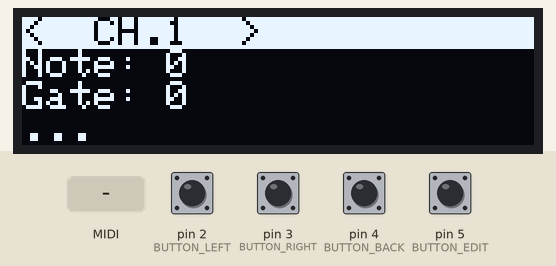
A sketch run on a simulated Teensy 4. On the bench: 128×32 one-colour display. The inputs (shaded band) are chosen by the test bench; at power-on: pin 2 (BUTTON_LEFT), pin 3 (BUTTON_RIGHT), pin 4 (BUTTON_BACK), pin 5 (BUTTON_EDIT) HIGH. The display library's start-up logo is not drawn; what the sketch prints to the serial monitor is not drawn.

Above: at 4.2 s.
4.3 s: MIDI note 36 received
At 5.3 s:
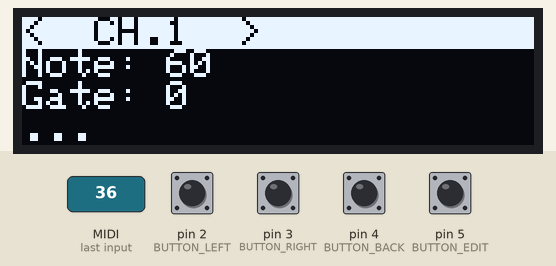
6.1 s: pin 2 (BUTTON_LEFT) pulled LOW for 0.15 s
At 7.0 s:
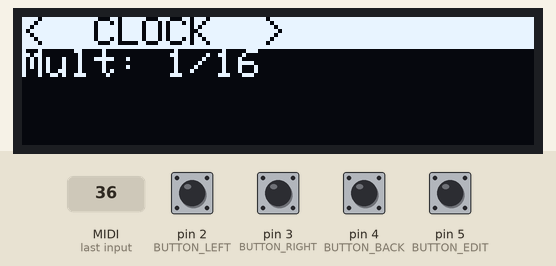
7.7 s: pin 5 (BUTTON_EDIT) pulled LOW for 0.15 s
At 8.8 s:
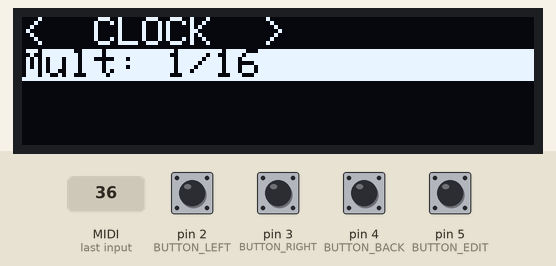
9.3 s: pin 3 (BUTTON_RIGHT) pulled LOW for 0.15 s
At 10.6 s:
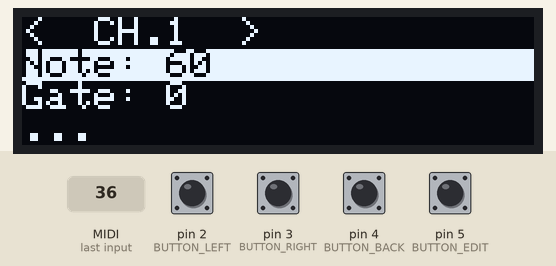
10.9 s: pin 3 (BUTTON_RIGHT) pulled LOW for 1 s
At 12.4 s:
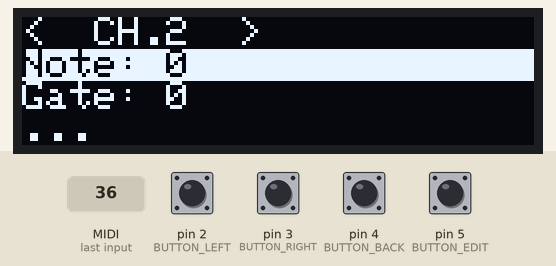
13.4 s: pin 4 (BUTTON_BACK) pulled LOW for 0.15 s
At 14.7 s:
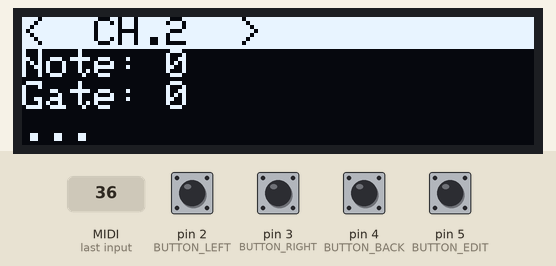
Timing chart, 0 to 16.1 s (numbered marks = the images above; inputs shaded):
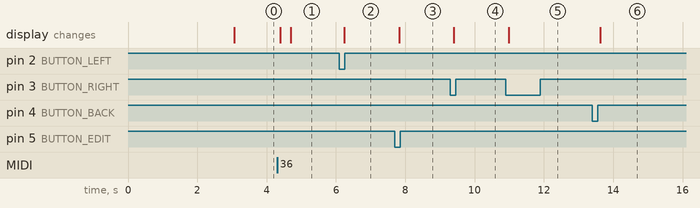

Measured:
- after the input at 4.3 s, the display: first changes after 0.09 s (image 1 shows a later state)
- after the input at 6.1 s, the display: changes after 0.14 s (image 2)
- after the input at 7.7 s, the display: changes after 0.12 s (image 3)
- after the input at 9.3 s, the display: changes after 0.10 s (image 4)
- after the input at 10.9 s, the display: changes after 0.09 s (image 5)
- after the input at 13.4 s, the display: changes after 0.23 s (image 6)

The sketch:

teensy_Midi2CV.ino
```cpp
#include "MidiChannel.h"
#include "Display.h"
#include <Wire.h>
#include <Adafruit_MCP4725.h>
#include <Bounce.h>

#define SCREEN_ADDRESS 0x3C
#define ONE_V 1241
#define TWO_V 2470
#define THREE_V 3700
#define CLOCK_PIN 12
#define GATE_PIN_OFFS 24

#define BUTTON_LEFT 2
#define BUTTON_RIGHT 3
#define BUTTON_BACK 4
#define BUTTON_EDIT 5
#define NO_MIDI_OPTIONS 4
#define NO_CLOCK_OPTIONS 1

#define UPDATE_INTERVAL 250

enum CLOCK_MULT {  // 24 MIDI clock pulses per 1/4 note
  SIXTEENTH = 6,
  SIXTEENTH_T = 8,
  EIGTH = 12,
  EIGTH_T = 16,
  QUARTER = 24,
  QUARTER_T = 32,
  HALF = 48,
  HALF_T = 64,
  BAR = 96,
  TWO_BAR = 192,
  FOUR_BAR = 384
};

//Adafruit_SSD1306 display(128, 32, &Wire, -1);
Display display(128, 32, &Wire, -1);
Adafruit_MCP4725 dac;

MidiChannel midiChannels[16];
int clockMult = CLOCK_MULT::SIXTEENTH;
int clockCount = 0;
int channelNumber = 1;

elapsedMillis uiTimer;
void buttonLeft_ISR();
void buttonRight_ISR();
void buttonBack_ISR();
void buttonEdit_ISR();
bool buttonLeftFlag = 0;
bool buttonRightFlag = 0;
bool buttonBackFlag = 0;
bool buttonEditFlag = 0;
int selectedChannel = 1;
int selectedLine = 0;

void update_ui();
int note_to_dac(int note);
void MidiNoteOn(byte channel, byte note, byte velocity);
void MidiNoteOff(byte channel, byte note, byte velocity);
void MidiClock();
void MidiStart();

void setup() {
  Serial.begin(115200);
  Serial.println("Setup Begin");

  pinMode(BUTTON_LEFT, INPUT_PULLUP);
  pinMode(BUTTON_RIGHT, INPUT_PULLUP);
  pinMode(BUTTON_BACK, INPUT_PULLUP);
  pinMode(BUTTON_EDIT, INPUT_PULLUP);
  attachInterrupt(digitalPinToInterrupt(BUTTON_LEFT), buttonLeft_ISR, FALLING);
  attachInterrupt(digitalPinToInterrupt(BUTTON_RIGHT), buttonRight_ISR, FALLING);
  attachInterrupt(digitalPinToInterrupt(BUTTON_BACK), buttonBack_ISR, FALLING);
  attachInterrupt(digitalPinToInterrupt(BUTTON_EDIT), buttonEdit_ISR, FALLING);

  for(unsigned int i = 0; i < (sizeof(midiChannels)/sizeof(*midiChannels)); i++)
  {
    midiChannels[i].set_channel_number(i + 1);
    midiChannels[i].set_gate_pin(i + GATE_PIN_OFFS);
    Serial.println(midiChannels[i].get_gate_pin());
  }

  dac.begin(0x62);
  if(!display.begin(SSD1306_SWITCHCAPVCC, SCREEN_ADDRESS))
  {
    Serial.println(F("SSD1306 Allocation Failed"));
    for(;;);
  }
  display.display();
  delay(2000);
  display.clearDisplay();

  delay(1000);
  display.clearDisplay();
  display.display();
  Serial.println("Setup Complete");

  usbMIDI.setHandleNoteOn(MidiNoteOn);
  usbMIDI.setHandleNoteOff(MidiNoteOff);
  usbMIDI.setHandleClock(MidiClock);
  usbMIDI.setHandleStart(MidiStart);

}

void loop() {
  if (usbMIDI.read()) {}
  for(MidiChannel m : midiChannels)
  {
    if(m.gateMode && (m.gateTimer > m.gateMillis))
    {
      m.set_gate(0);
    }
  }
  update_ui();
}

void update_ui()
{
  if(uiTimer > UPDATE_INTERVAL) {
    // Flag handling here
    if(buttonLeftFlag)
    {

      switch(selectedLine)
      {
        default:
        {
          if(selectedChannel > 0) {
            selectedChannel -= 1;
          }
          else {
            selectedChannel = 16;
          }
          break;
        }
      }

    }
    if(buttonRightFlag)
    {
      switch(selectedLine)
      {
        default:
        {
          if(selectedChannel < 16) {
            selectedChannel += 1;
          }
          else {
            selectedChannel = 0;
          }
          break;
        }
      }
    }
    if(buttonBackFlag)
    {
      if(selectedLine > 0)
      {
        selectedLine -= 1;
      }
    }
    if(buttonEditFlag)
    {
      if(selectedLine < NO_MIDI_OPTIONS)
      {
        selectedLine += 1;
      }
    }
    switch(selectedChannel)
    {
      case 0:
      {
        display.display_clock(clockMult, selectedLine);
        break;
      }
      default:
      {
        display.display_channel(midiChannels[selectedChannel - 1], selectedLine);
        break;
      }
    }
    // Reset Flags
    uiTimer = 0;
    buttonLeftFlag = 0;
    buttonRightFlag = 0;
    buttonBackFlag = 0;
    buttonEditFlag = 0;
  }
}

int note_to_dac(int note)
{
  return map(note, 60, 96, 0, THREE_V);
}

void buttonLeft_ISR()
{
  buttonLeftFlag = 1;
}
void buttonRight_ISR()
{
  buttonRightFlag = 1;
}
void buttonBack_ISR()
{
  buttonBackFlag = 1;
}
void buttonEdit_ISR()
{
  buttonEditFlag = 1;
}

void MidiNoteOn(byte channel, byte note, byte velocity)
{
  midiChannels[channel - 1].set_note(note);
  midiChannels[channel - 1].set_velocity(velocity);
  midiChannels[channel - 1].set_gate(1);

  dac.setVoltage(note_to_dac(midiChannels[channel - 1].get_output_note()), false);

  Serial.printf("Note ON, Channel: %i, Note: %i, Velocity: %i, Gate: %i \n", channel, midiChannels[channel - 1].get_output_note(), midiChannels[channel - 1].get_velocity(), midiChannels[channel - 1].get_gate());
  Serial.printf("DAC Value: %i \n", note_to_dac(midiChannels[channel - 1].get_output_note()));
  Serial.printf("Gate Pin: %i \n", midiChannels[channel-1].get_gate_pin());

}

void MidiNoteOff(byte channel, byte note, byte velocity)
{
  midiChannels[channel - 1].set_gate(0);

  Serial.printf("Note ON, Channel: %i, Note: %i, Velocity: %i, Gate: %i \n", channel, midiChannels[channel - 1].get_output_note(), midiChannels[channel - 1].get_velocity(), midiChannels[channel - 1].get_gate());

}

void MidiClock()
{
  clockCount++;
  //Serial.println(clockCount, DEC);
  if(clockCount == 1) {
    //Serial.println("CLK");
    digitalWrite(CLOCK_PIN, HIGH);
    delay(50);
    digitalWrite(CLOCK_PIN, LOW);
  }
  else if(clockCount >= clockMult) {
    clockCount = 0;
  }
}

void MidiStart()
{
  clockCount = 0;
  //Serial.println("START");
}
```

Display.h
```cpp
#include <Wire.h>
#include <Adafruit_GFX.h>
#include <Adafruit_SSD1306.h>
#include "MidiChannel.h"

#define LINE_HEIGHT 8

class Display : public Adafruit_SSD1306 {
  using Adafruit_SSD1306::Adafruit_SSD1306;
  public:
    void display_channel(MidiChannel channel, int selectedLine) {
      this->setTextSize(1);
      this->setTextColor(WHITE);
      this->clearDisplay();
      this->setCursor(0, 0);
      this->print("<  CH.");
      this->print(channel.get_channel_number());
      this->print("  >");

      if(selectedLine <=2)
      {
        this->setCursor(0, LINE_HEIGHT);
        this->print("Note: ");
        this->print(channel.get_output_note());
        this->setCursor(0, LINE_HEIGHT*2);
        this->print("Gate: ");
        this->print(channel.get_gate());
        this->setCursor(0, LINE_HEIGHT*3);
        this->print("...");
      }

      if(selectedLine > 2)
      {
        this->setCursor(0, LINE_HEIGHT);
        this->print("G Mode: ");
        switch(channel.gateMode)
        {
          case 1:
          {
            this->print("TRIG");
            break;
          }
          default:
          {
            this->print("GATE");
            break;
          }
        }
        this->setCursor(0, LINE_HEIGHT*2);
        this->print("G Leng: ");
        this->print(channel.gateMillis);
      }
      while(selectedLine > 2)
      {
        selectedLine -= 2;
      }
      for(int x = 0; x < WIDTH; x++)
      {
        for(int y = (selectedLine*LINE_HEIGHT); y < ((selectedLine+1)*LINE_HEIGHT); y++)
        {
          if(!this->getPixel(x, y))
          {
            this->drawPixel(x, y, WHITE);
          }
          else
          {
            this->drawPixel(x, y, BLACK);
          }

        }
      }

      this->display();
    }
    void display_clock(int mult, int selectedLine) {
      this->setTextSize(1);
      this->setTextColor(WHITE);
      this->clearDisplay();
      this->setCursor(0, 0);
      this->print("<  CLOCK  >");
      this->setCursor(0, LINE_HEIGHT);
      this->print("Mult: ");
      switch(mult)
      {
        case 6:
        {
          this->print("1/16");
          break;
        }
        case 8:
        {
          this->print("1/16 T");
          break;
        }
        case 12:
        {
          this->print("1/8");
          break;
        }
        case 16:
        {
          this->print("1/8 T");
          break;
        }
        case 24:
        {
          this->print("1/4");
          break;
        }
        case 32:
        {
          this->print("1/4 T");
          break;
        }
        case 48:
        {
          this->print("1/2");
          break;
        }
        case 64:
        {
          this->print("1/2 T");
          break;
        }
        case 96:
        {
          this->print("1 Bar");
          break;
        }
        case 192:
        {
          this->print("2 Bar");
          break;
        }
        case 384:
        {
          this->print("4 Bar");
          break;
        }
        default:
        {
          this->print(mult);
          this->setCursor(0, 20);
          this->print("MIDI CLK VAL");
        }
      }
      while(selectedLine > 1)
      {
        selectedLine -= 1;
      }
      for(int x = 0; x < WIDTH; x++)
      {
        for(int y = (selectedLine*LINE_HEIGHT); y < ((selectedLine+1)*LINE_HEIGHT); y++)
        {
          if(!this->getPixel(x, y))
          {
            this->drawPixel(x, y, WHITE);
          }
          else
          {
            this->drawPixel(x, y, BLACK);
          }

        }
      }
      this->display();
    }
  private:
};
```

MidiChannel.h
```cpp
#include "elapsedMillis.h"
#ifndef MIDICHANNEL_H
#define MIDICHANNEL_H
class MidiChannel {
  public:
    MidiChannel() {};

    void set_channel_number(int channelNumber)
    {
      _channelNumber = channelNumber;
    }
    int get_channel_number()
    {
      return _channelNumber;
    }
    void set_note(int note)
    {
      _note = note;
      calculate_output_note(_note);
      gateTimer = 0;
    }
    int get_note()
    {
      return _note;
    }
    int get_output_note()
    {
      return _outputNote;
    }
    void set_velocity(int velocity)
    {
      _velocity = velocity;
    }
    int get_velocity()
    {
      return _velocity;
    }
    void set_gate(bool gate)
    {
      _gate = gate;
      digitalWrite(_gatePin, _gate);
    }
    bool get_gate()
    {
      return _gate;
    }
    void set_pitch_bend(int pitchBend)
    {
      _pitchBend = pitchBend;
    }
    int get_pitch_bend()
    {
      return _pitchBend;
    }
    void set_offset(int offset)
    {
      _offset = offset;
    }
    int get_offset()
    {
      return _offset;
    }
    void set_octave(int octave)
    {
      _octave = octave;
    }
    int get_octave()
    {
      return _octave;
    }
    void set_gate_pin(int gatePin)
    {
      _gatePin = gatePin;
    }
    int get_gate_pin()
    {
      return _gatePin;
    }

    bool gateMode = 0;  // 0 = Gate, 1 = Trigger
    long unsigned int gateMillis = 25;
    elapsedMillis gateTimer;

  private:
    int _channelNumber = 0;
    int _note = 0;
    int _outputNote = 0;
    int _velocity = 0;
    bool _gate = 0;
    int _pitchBend = 0;
    int _offset = 0;
    int _octave = 0;

    int _gatePin = 32;

    void calculate_output_note(int note)
    {
      while(note < 60) { note +=12; }
      while(note > 96) { note -=12; }
      _outputNote = note + _offset - (_octave * 12);
    }
};

#endif  // MIDICHANNEL_H
```
